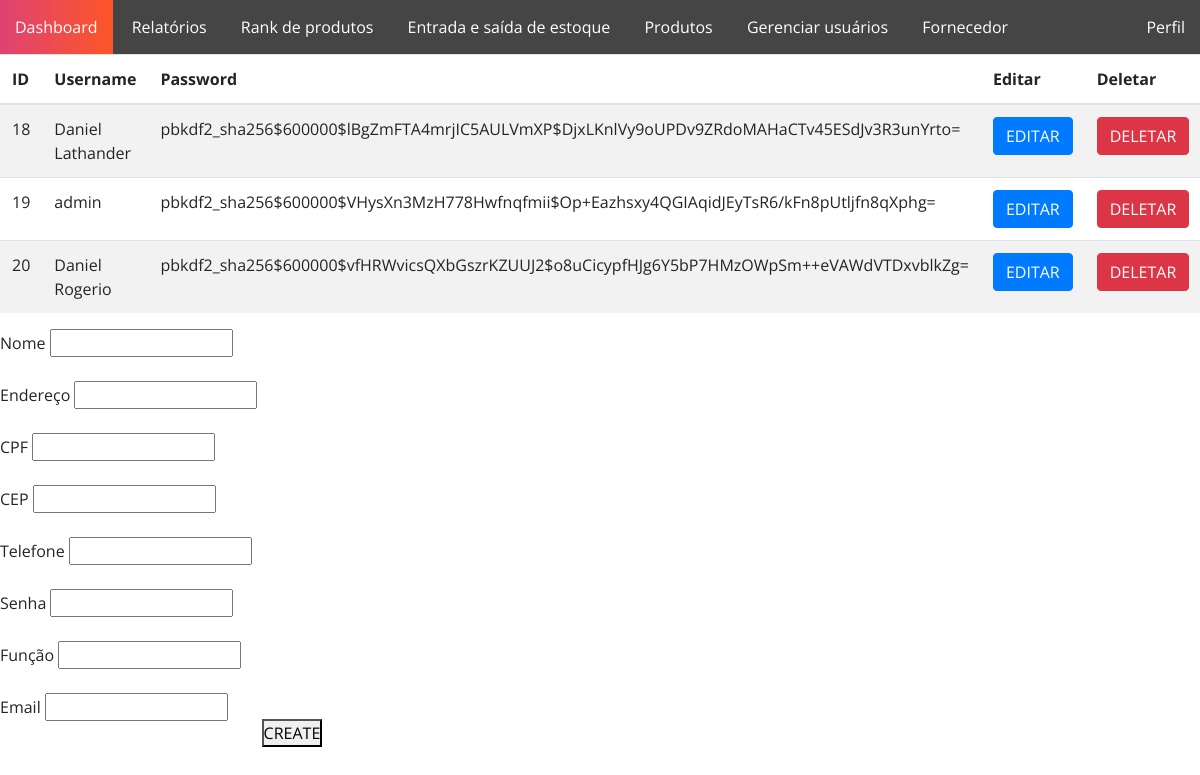
The app's page /CRUDfuncionario/, older data.
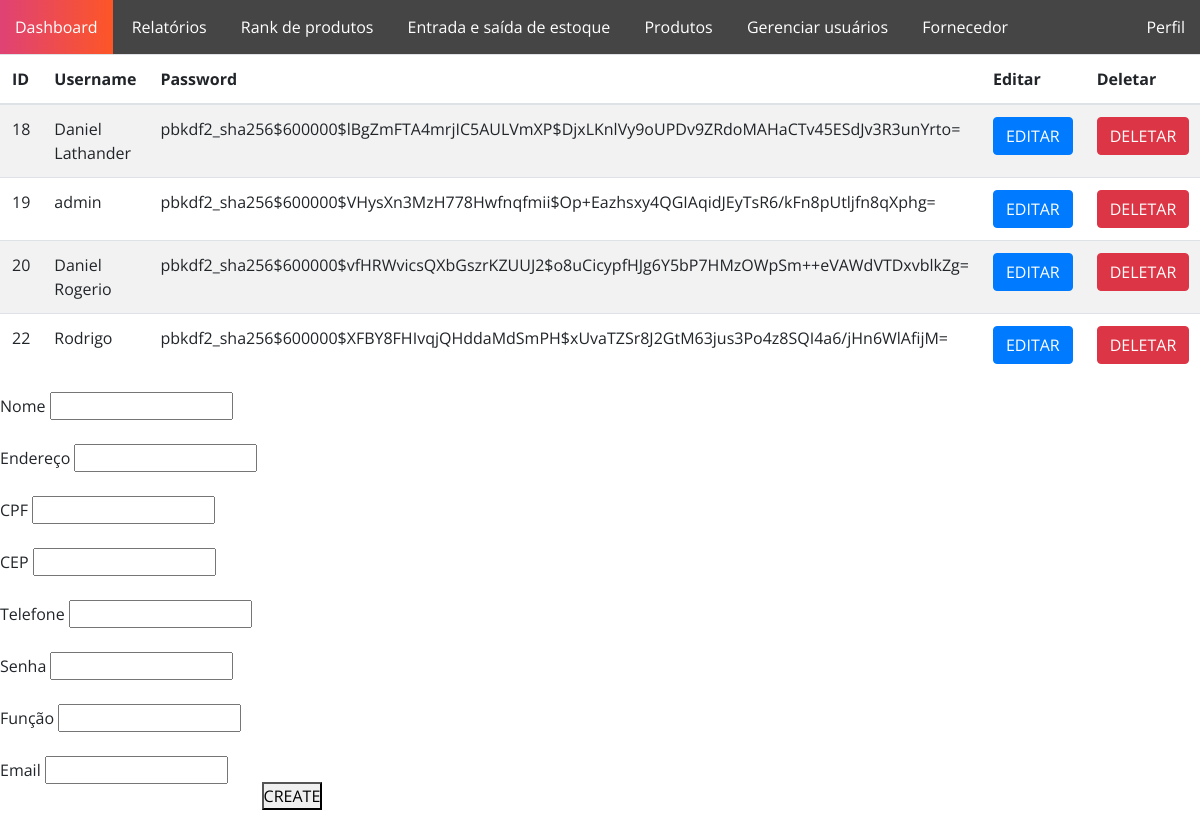
The same page, newer data.
### CRUDfuncionario/models.py (models this page shows, shortened)
class Funcionario(AbstractUser):
    idFuncionario = models.AutoField(primary_key=True)
    nivelDeAcesso = models.IntegerField(default=1)
    enderecoFuncionario = models.CharField(max_length=30)
    cpf = CPFField('cpf',default='000.000.000-0')
    CEP = models.CharField(max_length=8)
    telefone = models.CharField(max_length=20)
    funcao = models.CharField(max_length=30)
    username = models.CharField(max_length=30,default='default_username', unique=True)
    password = models.CharField(max_length=100, default='default_password')
    email = models.EmailField(unique=True, default='daniel@gmail.com')

### CRUDfuncionario/views.py (the view)
# urls.py: path('', home),
def home(request):
    funcionarios = Funcionario.objects.all()
    return render(request, "index.html", {"funcionarios": funcionarios})

### CRUDfuncionario/templates/index.html (shortened to what this page needs)
{% load static %}
<!DOCTYPE html>
    <html lang = "en">
        <head>
            <link rel="stylesheet" href="https://stackpath.bootstrapcdn.com/bootstrap/4.3.1/css/bootstrap.min.css">
            <link rel="stylesheet" href="{% static 'css/crudfuncionario.css' %}">
        </head>
        <body>
        <nav id="menu-horizontal">
            <ul>
                <li><a href="{% url 'telainicial' %}">Dashboard</a></li>
                <li><a href="{% url 'telainicial' %}">Relatórios</a></li>
                <li><a href="{% url 'telainicial' %}">Rank de produtos</a></li>
                <li><a href="{% url 'telainicial' %}">Entrada e saída de estoque</a></li>
                <li><a href="{% url 'produtos' %}">Produtos</a></li>
                <li><a href="{% url 'home' %}">Gerenciar usuários</a></li>
                <li><a href="{% url 'fornecedor' %}">Fornecedor</a></li>
                <li><a href="{% url 'logout' %}">Perfil</a></li>
            </ul>
        </nav>
        <table class="table table-striped">
            <thead>
                <tr>
                    <th scope="col">ID</th>
                    <th scope="col">Username</th>
                    <th scope="col">Password</th>
                    <th scope="col">Editar</th>
                    <th scope="col">Deletar</th>
                </tr>
            </thead>
            <tbody>
                {% for funcionario in funcionarios %}
                <tr>
                    <td>{{ funcionario.idFuncionario }}</td>
                    <td>{{ funcionario.username }}</td>
                    <td>{{ funcionario.password }}</td>
                    <td><a href="{% url 'editar_view' funcionario.idFuncionario %}" class="btn btn-primary">EDITAR</a></td>
                    <td><a href="{% url 'delete_view' funcionario.idFuncionario %}" class="btn btn-danger">DELETAR</a></td>
                </tr>
                {% endfor %}
            </tbody>
        </table>
            <form action = "{% url 'salvarFuncionario_view' %}" method = "POST">{% csrf_token %}
                <label>
                    Nome
                    <input type="text",maxlength="30", name="username"><br><br>
                    Endereço
                    <input type="text", maxlength="30" name="enderecoFuncionario"><br><br>
                    CPF
                    <input type="text", maxlength="11" name="CPF"><br><br>
                    CEP
                    <input type="text", maxlength="8" name="CEP"><br><br>
                    Telefone
                    <input type="text", maxlength="20" name="telefone"><br><br>
                    Senha
                    <input type="text", maxlength="30" name="password"><br><br>
                    Função
                    <input type="text", maxlength="30" name="funcao"><br><br>
                    Email
                    <input type="text", maxlength="30" name="email"><br><br>
                </label>
                <button type="submit">CREATE</button>
            </form>
        </body>
    </html>

Row changes from the older to the newer data that the page shows:
added Funcionario: idFuncionario "22", username "Rodrigo", password "pbkdf2_sha256$600000$XFBY8FHIvqjQHddaMdSmPH$xUvaTZSr8J2GtM63jus3Po4z8SQI4a6/jHn6WlAfijM="
